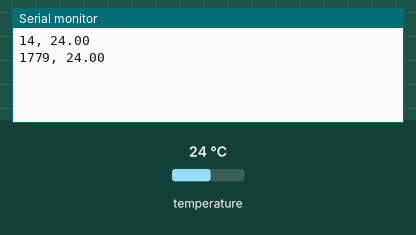
A sketch run on a simulated Arduino Uno, built with avr-gcc and run on an emulated ATmega328P. Shown: the last lines printed to the serial monitor. Inputs (shaded band) come from the test bench; at power-on: temperature 24 °C.

Above: at 3.3 s.
3.4 s: temperature set to 12 °C
At 5.1 s:
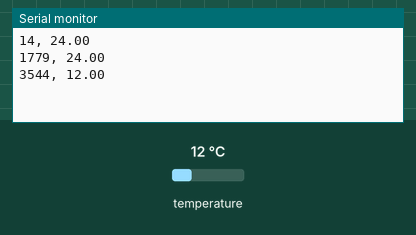
5.9 s: temperature set to 19 °C
At 7.5 s:
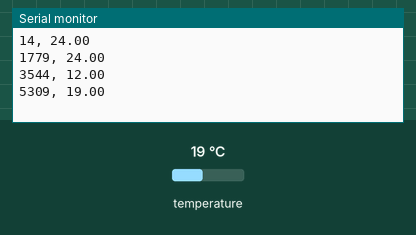
Timing chart, 0 to 9.0 s (numbered marks = the images above; inputs shaded):
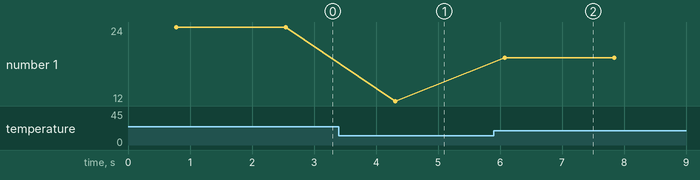

Measured:
- after the input at 3.4 s, the serial monitor: prints a new line after 0.91 s (image 1)
- after the input at 5.9 s, the serial monitor: prints a new line after 0.17 s (image 2)
- plotted number 1: 24 → 12 after the input at 3.4 s, 12 → 19 after the input at 5.9 s

The sketch:

datos_tiempotemperatura.ino
```cpp
#include <OneWire.h>
#include <DallasTemperature.h>

const int pinDatosDQ = 2;
OneWire oneWireObjeto(pinDatosDQ);
DallasTemperature sensorDS18B20(&oneWireObjeto);

void setup() {
  Serial.begin(9600);
  sensorDS18B20.begin();
}

void loop() {
  unsigned long currentMillis = millis();  // Obtener el tiempo actual en milisegundos

  sensorDS18B20.requestTemperatures();
  float temperatura = sensorDS18B20.getTempCByIndex(0);

  // Imprimir el tiempo de medición, la temperatura y un salto de línea
  Serial.print(currentMillis);
  Serial.print(", ");
  Serial.println(temperatura);

  delay(1000);
}
```
